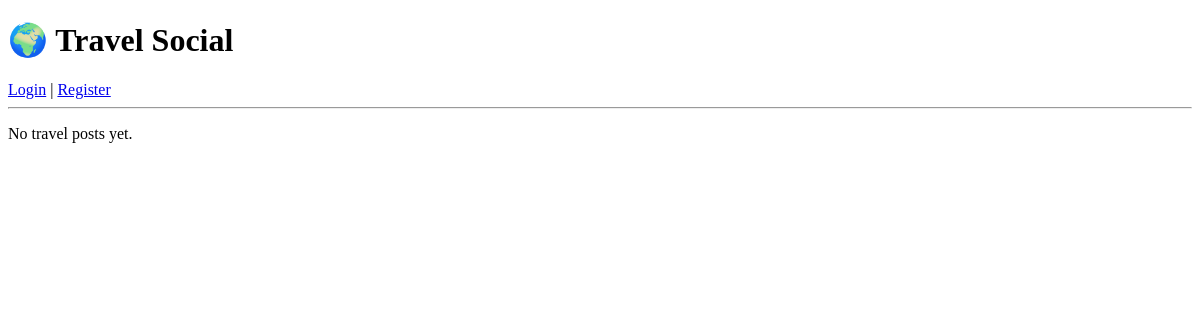
Before: / with the older database file.
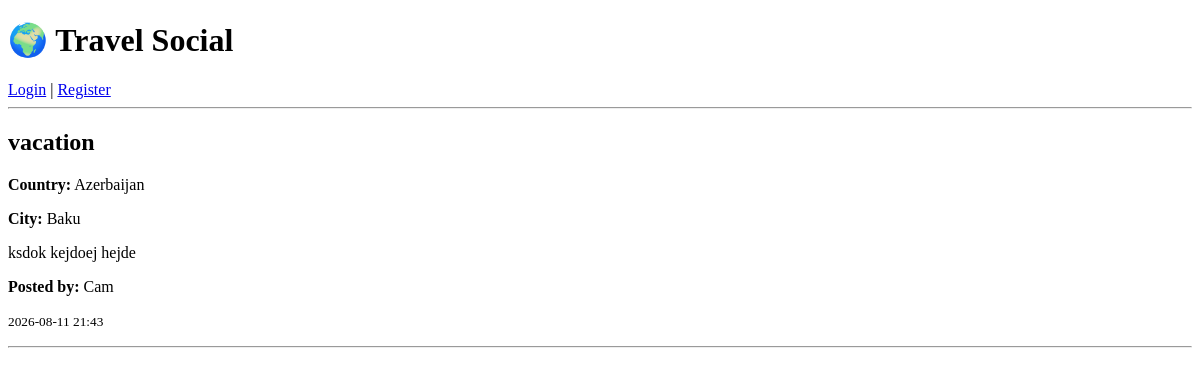
After: the same page with the newer database file.
### models.py (models this page shows, shortened)
class TravelPost(db.Model):
    id = db.Column(db.Integer, primary_key=True)
    title = db.Column(db.String(100), nullable=False)
    description = db.Column(db.Text, nullable=False)
    country = db.Column(db.String(50), nullable=False)
    city = db.Column(db.String(50), nullable=False)
    created_at = db.Column(db.DateTime, nullable=False, default=datetime.utcnow)
    user_id = db.Column(db.Integer, db.ForeignKey('user.id'), nullable=False)

class User(db.Model, UserMixin):
    id = db.Column(db.Integer, primary_key=True)
    username = db.Column(db.String(80), unique=True, nullable=False, index=True)
    email = db.Column(db.String(120), unique=True, nullable=False, index=True)
    password_hash = db.Column(db.String(200), nullable=False)
    posts = db.relationship('TravelPost', backref='author', lazy=True)

### app.py (the view)
@app.route("/")
def home():
    posts = TravelPost.query.order_by(TravelPost.created_at.desc()).all()
    return render_template("home.html", posts=posts)

### templates/home.html (shortened to what this page needs)
<!DOCTYPE html>
<html lang="en">
<head>
</head>
<body>
    <h1>🌍 Travel Social</h1>
    {% if current_user.is_authenticated %}
        <p>
            Welcome, <strong>{{ current_user.username }}</strong>!
        </p>
        <a href="{{ url_for('create_post') }}">Create New Post</a> |
        <a href="{{ url_for('logout') }}">Logout</a>
    {% else %}
        <a href="{{ url_for('login') }}">Login</a> |
        <a href="{{ url_for('register') }}">Register</a>
    {% endif %}
    <hr>
    {% if posts %}
        {% for post in posts %}
            <h2>{{ post.title }}</h2>
            <p>
                <strong>Country:</strong> {{ post.country }}
            </p>
            <p>
                <strong>City:</strong> {{ post.city }}
            </p>
            <p>
                {{ post.description }}
            </p>
            <p>
                <strong>Posted by:</strong>
                {{ post.author.username }}
            </p>
            <p>
                <small>{{ post.created_at.strftime("%Y-%m-%d %H:%M") }}</small>
            </p>
            <hr>
        {% endfor %}
    {% else %}
        <p>No travel posts yet.</p>
    {% endif %}
</body>
</html>

Changed rows visible on the page:
added TravelPost: title "vacation", country "Azerbaijan", city "Baku", description "ksdok kejdoej hejde", author.username "Cam", created_at "2026-08-11 21:43"
Other visible differences:
text no longer shown: "No travel posts yet."
